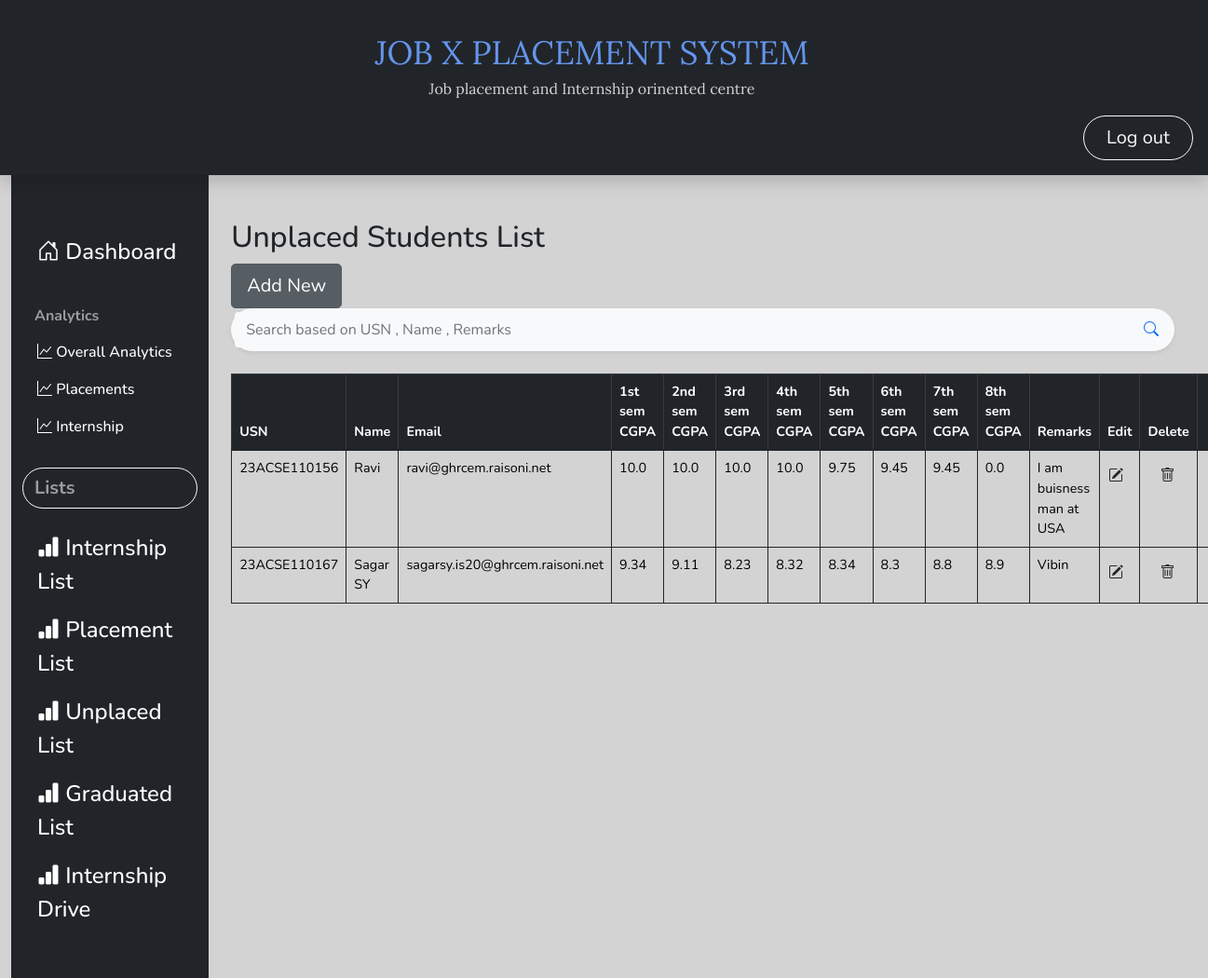
The app's page /Student_SPC/Ulist/ (signed in) with its own data.
### main_app/models.py (models this page shows)
class Unplaced(models.Model):
    Usn = models.CharField(max_length=15)
    Full_name=models.CharField(max_length=50)
    rvce_email=models.CharField(max_length=50)
    personal_email=models.CharField(max_length=50)
    phone=models.CharField(max_length=15)
    Interested_In_higherStudies=models.CharField(max_length=5,choices=higher_choices)
    Eligible=models.CharField(max_length=5,choices=higher_choices,default='No')
    Ten_score=models.FloatField(default=0)
    Twelth_score=models.FloatField(default=0)
    first_cgpa=models.FloatField(default=0)
    sec_cgpa=models.FloatField(default=0)
    third_cgpa=models.FloatField(default=0)
    four_cgpa=models.FloatField(default=0)
    five_cgpa=models.FloatField(default=0)
    six_cgpa=models.FloatField(default=0)
    seven_cgpa=models.FloatField(default=0)
    eight_cgpa=models.FloatField(default=0)
    Remarks=models.CharField(max_length=400)

### main_app/views.py (the view)
# urls.py: path('Ulist/',views.Unplaced_list,name='Ulist'),
@login_required
def Unplaced_list(request):
    if'q'in request.GET:
        q=request.GET['q']
        multiple_q=Q(Q(Full_name__icontains=q)|Q(Usn__icontains=q)|Q(Remarks__icontains=q)|Q(personal_email__icontains=q))
        data=Unplaced.objects.filter(multiple_q)
    else:
        data=Unplaced.objects.all()
    context={'UList':data}
    return render(request,"Unplaced_list.html",context)

### main_app/templates/Unplaced_list.html (shortened to what this page needs)
{% extends 'base.html'%}
{% block sidebar %}
{% include 'SPCsidebar.html'%}
{% endblock %}
{% block content %}
<main class="col-md-9 ms-sm-auto col-lg-10 px-md-4">
    <h1 class="mt-5 h2">Unplaced Students List</h1>
    {% if user.is_authenticated and user.is_staff or user.is_superuser %}
    <a href="{% url 'Uform' %}" class="btn btn-secondary btn-lg active" role="button" aria-pressed="true">Add New</a>
    {% endif %}
    <br>
    <form action="">
        <div class="p-1 bg-light rounded rounded-pill shadow-sm mb-4">
          <div class="input-group">
            <input type="search" name="q" placeholder="Search based on USN , Name , Remarks  " aria-describedby="button-addon1" class="form-control border-0 bg-light">
            <div class="input-group-append">
              <button id="button-addon1" type="submit" class="btn btn-link text-primary"><i class="bi bi-search"></i></button>
            </div>
          </div>
        </div>
        </form>
        <table class="mt-4 table table-bordered border-dark">
            <thead class="table-dark">
                <tr>
                    <th scope="col">USN</th>
                    <th scope="col">Name</th>
                    <th scope="col">Email</th>
                    <th scope="col">1st<br>sem<br>CGPA</th>
                    <th scope="col">2nd<br>sem<br>CGPA</th>
                    <th scope="col">3rd<br>sem<br>CGPA</th>
                    <th scope="col">4th<br>sem<br>CGPA</th>
                    <th scope="col">5th<br>sem<br>CGPA</th>
                    <th scope="col">6th<br>sem<br>CGPA</th>
                    <th scope="col">7th<br>sem<br>CGPA</th>
                    <th scope="col">8th<br>sem<br>CGPA</th>
                    <th scope="col">Remarks</th>
                    {% if user.is_authenticated and user.is_staff or user.is_superuser %}
                    <th scope="col">Edit</th>
                    <th scope="col">Delete</th>
                    {% endif %}
                    <th></th>
                </tr>
            </thead>
            <tbody>
                {% for list in UList %}
                <tr>
                    <td>{{list.Usn}}</td>
                    <td>{{list.Full_name}}</td>
                    <td>{{list.rvce_email}}</td>
                    <td>{{list.first_cgpa}}</td>
                    <td>{{list.sec_cgpa}} </td>
                    <td>{{list.third_cgpa}}</td>
                    <td>{{list.four_cgpa}}</td>
                    <td>{{list.five_cgpa}}</td>
                    <td>{{list.six_cgpa}}</td>
                    <td>{{list.seven_cgpa}}</td>
                    <td>{{list.eight_cgpa}}</td>
                    <td>{{list.Remarks}}</td>
                    {% if user.is_authenticated and user.is_staff or user.is_superuser %}
                    <td>
                       <a href="{% url 'Uupdate' list.id %}" class="btn text secondary px-0">
                        <i class="bi bi-pencil-square"></i>
                       </a>
                    </td>
                    <td>
                    <form action="{% url 'Udel' list.id %}" method="post" onsubmit = "return confirm('Are you sure you want to delete?')">
                        <button type="'submit" class="btn">
                            <i class="bi bi-trash"></i>
                        </button>
                    </form>
                    </td>
                   {% endif %}
                </tr>
                {% endfor %}
            </tbody>
        </table>
    </div>
{% endblock %}

### static/css/style.css (style rules this page uses)
body { font-size: 0.9rem; font-family: 'Nunito', sans-serif; background-color:#d3d3d3; }
a { color: cornflowerblue; text-decoration: none; }
td { overflow: hidden; text-overflow: ellipsis; word-wrap: break-word; }

### records on screen
Unplaced: Usn "23ACSE110156", Full_name "Ravi", rvce_email "ravi@ghrcem.raisoni.net", first_cgpa "10.0", sec_cgpa "10.0", third_cgpa "10.0", four_cgpa "10.0", five_cgpa "9.75", six_cgpa "9.45", seven_cgpa "9.45", eight_cgpa "0.0", Remarks "I am buisness man at USA"
Unplaced: Usn "23ACSE110167", Full_name "Sagar SY", rvce_email "sagarsy.is20@ghrcem.raisoni.net", first_cgpa "9.34", sec_cgpa "9.11", third_cgpa "8.23", four_cgpa "8.32", five_cgpa "8.34", six_cgpa "8.3", seven_cgpa "8.8", eight_cgpa "8.9", Remarks "Vibin"
